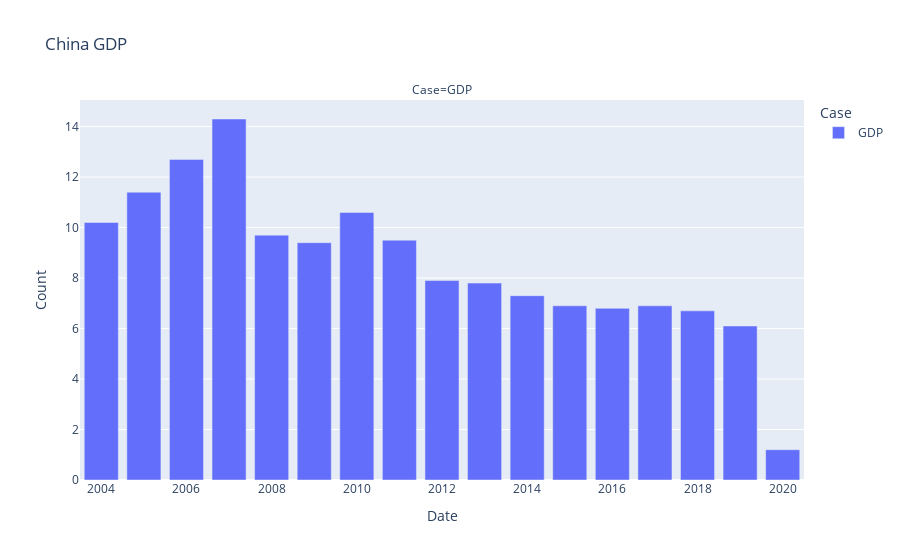

Notebook code cell kept with this figure:
### Code cell
gdfull = full_table.groupby(['Date', 'Country']).max()
gdfull = gdfull.reset_index()

temp = gdfull[gdfull['Country']=='China'].reset_index()
temp = temp.melt(id_vars='Date', value_vars=['GDP'],
                var_name='Case', value_name='Count')
fig = px.bar(temp, x="Date", y="Count", color='Case', facet_col="Case",
            title='China GDP')
fig.show()

### Figure 1 — Plotly figure (JSON) as saved in the notebook; plotly's stock layout.template omitted (floating-point values rounded to 4 significant figures)
{"data": [{"alignmentgroup": "True", "hoverlabel": {"namelength": 0}, "hovertemplate": "Case=GDP<br>Date=%{x}<br>Count=%{y}", "legendgroup": "GDP", "marker": {"color": "#636efa"}, "name": "GDP", "offsetgroup": "GDP", "orientation": "v", "showlegend": true, "textposition": "auto", "type": "bar", "x": [2004, 2005, 2006, 2007, 2008, 2009, 2010, 2011, 2012, 2013, 2014, 2015, 2016, 2017, 2018, 2019, 2020], "xaxis": "x", "y": [10.2, 11.4, 12.7, 14.3, 9.7, 9.4, 10.6, 9.5, 7.9, 7.8, 7.3, 6.9, 6.8, 6.9, 6.7, 6.1, 1.2], "yaxis": "y"}], "layout": {"annotations": [{"font": {}, "showarrow": false, "text": "Case=GDP", "x": 0.5, "xanchor": "center", "xref": "paper", "y": 1, "yanchor": "bottom", "yref": "paper"}], "barmode": "relative", "legend": {"title": {"text": "Case"}, "tracegroupgap": 0}, "title": {"text": "China GDP"}, "xaxis": {"anchor": "y", "domain": [0, 1], "title": {"text": "Date"}}, "yaxis": {"anchor": "x", "domain": [0, 1], "title": {"text": "Count"}}}}
